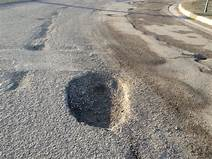
#> input picture pothole.png, 212 x 159 px
$ python imagepro.py
#> lines starting #> are read from the running program, lines starting #| are printed output that depends on the picture; after the words box and inside, x2 and y2 are one past the last pixel; in counts of white or black regions, pixels touching at a corner belong together
import cv2
import numpy as np
from matplotlib import pyplot as plt

#Grey Scaling
image = cv2.imread('pothole.png')
#> image is the input picture: shape (159, 212, 3); mean B, G, R 130.3, 136.5, 140.9
gray_image = cv2.cvtColor(image, cv2.COLOR_BGR2GRAY)

#Gaussian Filter
blur = cv2.GaussianBlur(gray_image,(5,5),0)

#Segmentation : Otsu's method
ret, thresh = cv2.threshold(gray_image,0,255,cv2.THRESH_BINARY_INV+cv2.THRESH_OTSU)
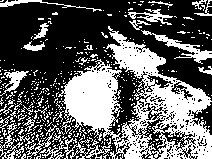
#> thresh: shape (159, 212); 38.1% white; 407 white regions (379 under 20 px), largest, box (x1, y1, x2, y2) and area: (58, 26, 212, 159) 8501, (36, 133, 111, 159) 505, (141, 30, 212, 64) 500
#> ret = 130

# noise removal (Opening morphology)
kernel = np.ones((3,3),np.uint8)
opening = cv2.morphologyEx(thresh, cv2.MORPH_OPEN, kernel)
#> opening: shape (159, 212); 20.7% white; 48 white regions (26 under 20 px), largest, box (x1, y1, x2, y2) and area: (65, 69, 118, 130) 2393, (147, 82, 210, 130) 1193, (110, 41, 166, 76) 1024

# sure background area (Dilation morphology)
sure_bg = cv2.dilate(opening,kernel,iterations = 1)
#> sure_bg: shape (159, 212); 27.8% white; 24 white regions, largest, box (x1, y1, x2, y2) and area: (64, 68, 119, 131) 2675, (140, 80, 212, 159) 2379, (109, 31, 174, 82) 1547

# Finding sure foreground area
dist_transform = cv2.distanceTransform(opening,cv2.DIST_L2,5)
ret, sure_fg = cv2.threshold(dist_transform,0.7*dist_transform.max(),255,0)
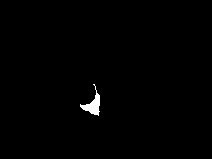
#> sure_fg: shape (159, 212) float32; 0.68% white; 1 white region, box (x1, y1, x2, y2) and area: (80, 84, 100, 116) 228
#> ret = 12.59

# Finding unknown region
sure_fg = np.uint8(sure_fg)
unknown = cv2.subtract(sure_bg,sure_fg)
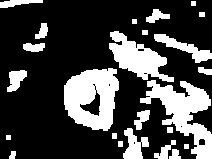
#> unknown: shape (159, 212); 27.1% white; 24 white regions, largest, box (x1, y1, x2, y2) and area: (64, 68, 119, 131) 2447, (140, 80, 212, 159) 2379, (109, 31, 174, 82) 1547

# Marker labelling
ret, markers = cv2.connectedComponents(sure_fg)
#> ret = 2

# Add one to all labels so that sure background is not 0, but 1
markers = markers+1

# Now, mark the region of unknown with zero
markers[unknown==255] = 0
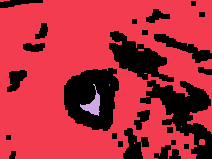
#> markers: shape (159, 212) int32; 3 distinct labels, from 0 to 2; one colour per label, 0 black

markers = cv2.watershed(image,markers)
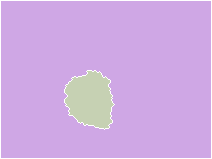
#> markers: shape (159, 212) int32; 3 distinct labels, from -1 to 2; one colour per label, 0 black, -1 white
image[markers == -1] = [255,0,0]
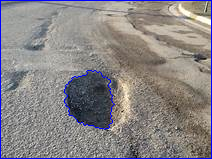
#> image: shape (159, 212, 3); 2.71% of pixels changed, all inside (x1, y1, x2, y2) = (0, 0, 212, 159)


#Canny Edge Detection
edges = cv2.Canny(image,100,200)
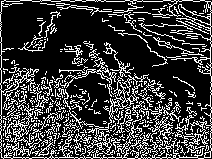
#> edges: shape (159, 212); 23.5% white in thin lines or dots

plt.subplot(221),plt.imshow(gray_image,cmap = 'gray')
plt.title('Gray Image'), plt.xticks([]), plt.yticks([])
plt.subplot(222),plt.imshow(blur,cmap = 'gray')
plt.title('Noise Removed Image'), plt.xticks([]), plt.yticks([])
plt.subplot(223),plt.imshow(image,cmap = 'gray')
plt.title('Segmented Image'), plt.xticks([]), plt.yticks([])
plt.subplot(224),plt.imshow(edges,cmap = 'gray')
plt.title('Edge Detected Image'), plt.xticks([]), plt.yticks([])
plt.savefig('edge.png')
#> figure, not shown here; B, G, R data is drawn as R, G, B
plt.show()
cv2.waitKey(0)                 # Waits forever for user to press any key
cv2.destroyAllWindows()        # Closes displayed windows
